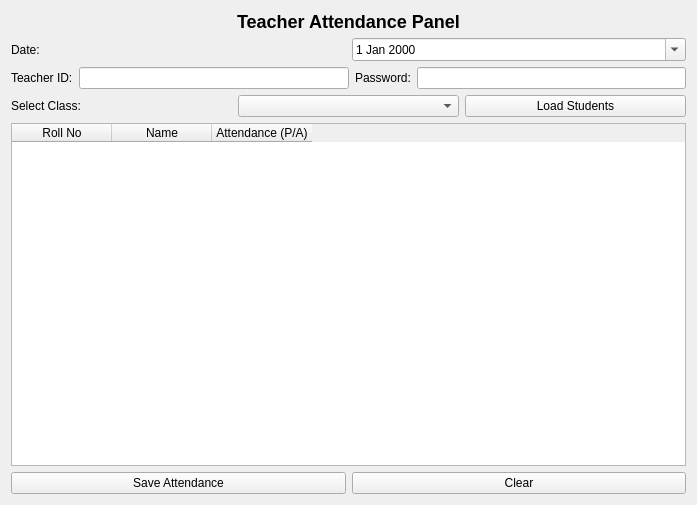
<?xml version="1.0" encoding="UTF-8"?>
<ui version="4.0">
 <class>TeacherAttendance</class>
 <widget class="QWidget" name="TeacherAttendance">
  <property name="geometry">
   <rect>
    <x>0</x>
    <y>0</y>
    <width>697</width>
    <height>505</height>
   </rect>
  </property>
  <property name="windowTitle">
   <string>Teacher Attendance System</string>
  </property>
  <layout class="QVBoxLayout" name="mainLayout">
   <item>
    <widget class="QLabel" name="labelHeader">
     <property name="styleSheet">
      <string>font-size: 18px; font-weight: bold;</string>
     </property>
     <property name="text">
      <string>Teacher Attendance Panel</string>
     </property>
     <property name="alignment">
      <set>Qt::AlignmentFlag::AlignCenter</set>
     </property>
    </widget>
   </item>
   <item>
    <layout class="QHBoxLayout" name="dateLayout">
     <item>
      <widget class="QLabel" name="labelDate">
       <property name="text">
        <string>Date:</string>
       </property>
      </widget>
     </item>
     <item>
      <widget class="QDateEdit" name="dateEdit">
       <property name="calendarPopup">
        <bool>true</bool>
       </property>
      </widget>
     </item>
    </layout>
   </item>
   <item>
    <layout class="QHBoxLayout" name="loginLayout">
     <item>
      <widget class="QLabel" name="labelTeacherID">
       <property name="text">
        <string>Teacher ID:</string>
       </property>
      </widget>
     </item>
     <item>
      <widget class="QLineEdit" name="lineEditTeacherID"/>
     </item>
     <item>
      <widget class="QLabel" name="labelPassword">
       <property name="text">
        <string>Password:</string>
       </property>
      </widget>
     </item>
     <item>
      <widget class="QLineEdit" name="lineEditPassword">
       <property name="echoMode">
        <enum>QLineEdit::EchoMode::Password</enum>
       </property>
      </widget>
     </item>
    </layout>
   </item>
   <item>
    <layout class="QHBoxLayout" name="classLayout">
     <item>
      <widget class="QLabel" name="labelClass">
       <property name="text">
        <string>Select Class:</string>
       </property>
      </widget>
     </item>
     <item>
      <widget class="QComboBox" name="comboBoxClass"/>
     </item>
     <item>
      <widget class="QPushButton" name="btnLoad">
       <property name="text">
        <string>Load Students</string>
       </property>
      </widget>
     </item>
    </layout>
   </item>
   <item>
    <widget class="QTableWidget" name="tableAttendance">
     <property name="rowCount">
      <number>0</number>
     </property>
     <property name="columnCount">
      <number>3</number>
     </property>
     <column>
      <property name="text">
       <string>Roll No</string>
      </property>
     </column>
     <column>
      <property name="text">
       <string>Name</string>
      </property>
     </column>
     <column>
      <property name="text">
       <string>Attendance (P/A)</string>
      </property>
     </column>
    </widget>
   </item>
   <item>
    <layout class="QHBoxLayout" name="buttonLayout">
     <item>
      <widget class="QPushButton" name="btnSave">
       <property name="text">
        <string>Save Attendance</string>
       </property>
      </widget>
     </item>
     <item>
      <widget class="QPushButton" name="btnClear">
       <property name="text">
        <string>Clear</string>
       </property>
      </widget>
     </item>
    </layout>
   </item>
  </layout>
 </widget>
 <resources/>
 <connections/>
</ui>
